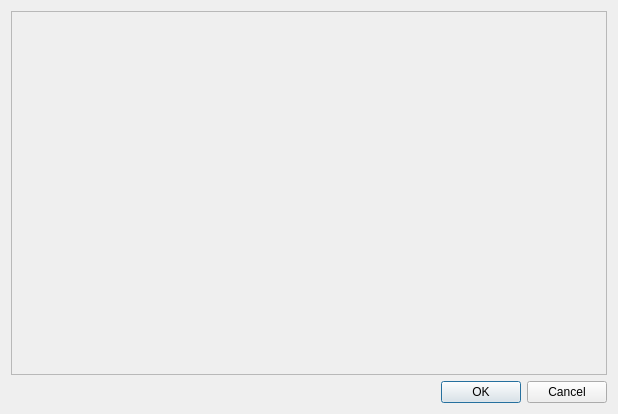
<?xml version="1.0" encoding="UTF-8"?>
<ui version="4.0">
 <class>AvatarDialog</class>
 <widget class="QDialog" name="AvatarDialog">
  <property name="geometry">
   <rect>
    <x>0</x>
    <y>0</y>
    <width>618</width>
    <height>414</height>
   </rect>
  </property>
  <property name="windowTitle">
   <string>Select Trainer Sprite...</string>
  </property>
  <layout class="QVBoxLayout" name="verticalLayout">
   <item>
    <widget class="QScrollArea" name="scrollArea_avatars">
     <property name="widgetResizable">
      <bool>true</bool>
     </property>
     <widget class="QWidget" name="scrollAreaWidgetContents">
      <property name="geometry">
       <rect>
        <x>0</x>
        <y>0</y>
        <width>598</width>
        <height>365</height>
       </rect>
      </property>
     </widget>
    </widget>
   </item>
   <item>
    <layout class="QHBoxLayout" name="horizontalLayout">
     <item>
      <spacer name="horizontalSpacer">
       <property name="orientation">
        <enum>Qt::Horizontal</enum>
       </property>
       <property name="sizeHint" stdset="0">
        <size>
         <width>40</width>
         <height>20</height>
        </size>
       </property>
      </spacer>
     </item>
     <item>
      <widget class="QPushButton" name="btn_ok">
       <property name="text">
        <string>OK</string>
       </property>
      </widget>
     </item>
     <item>
      <widget class="QPushButton" name="btn_cancel">
       <property name="text">
        <string>Cancel</string>
       </property>
      </widget>
     </item>
    </layout>
   </item>
  </layout>
 </widget>
 <resources/>
 <connections/>
</ui>
